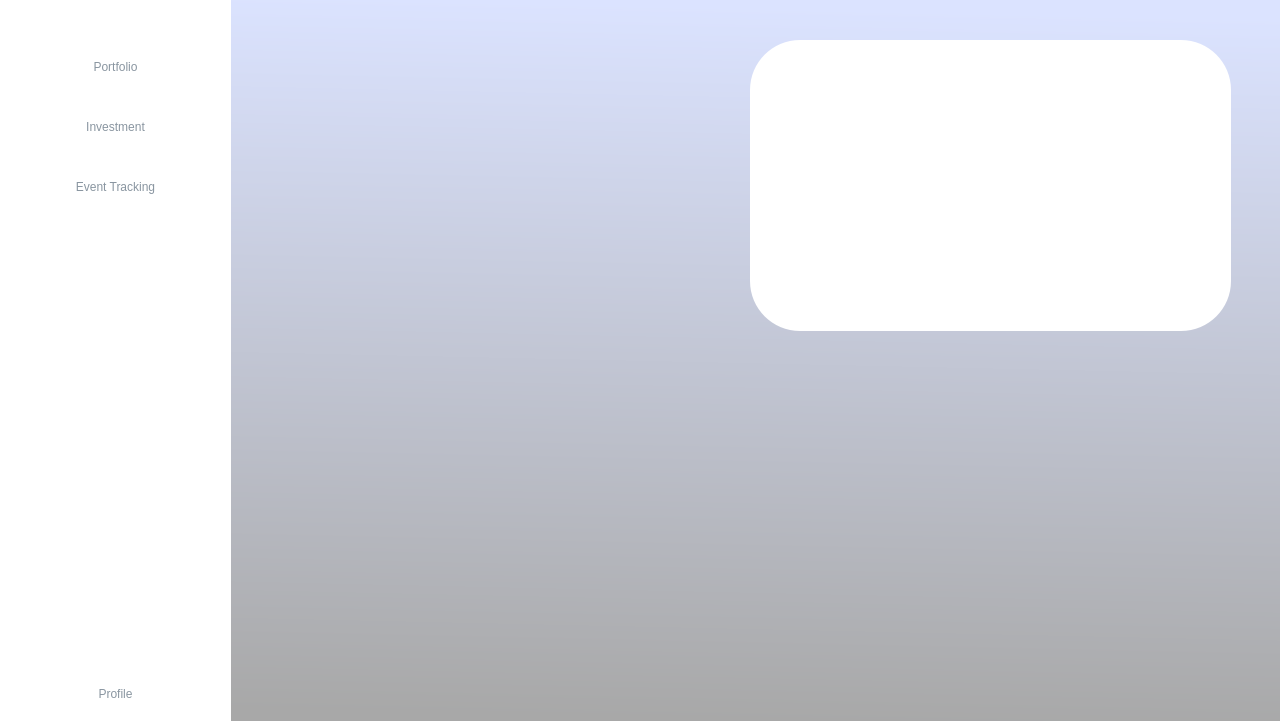
<?xml version="1.0" encoding="UTF-8"?>
<ui version="4.0">
 <class>MainWindow</class>
 <widget class="QMainWindow" name="MainWindow">
  <property name="geometry">
   <rect>
    <x>0</x>
    <y>0</y>
    <width>1280</width>
    <height>721</height>
   </rect>
  </property>
  <property name="windowTitle">
   <string>MainWindow</string>
  </property>
  <widget class="QWidget" name="centralwidget">
   <property name="styleSheet">
    <string notr="true">font: 95 12pt &quot;MS Shell Dlg 2&quot;;</string>
   </property>
   <widget class="QWidget" name="widget_2" native="true">
    <property name="geometry">
     <rect>
      <x>230</x>
      <y>0</y>
      <width>1051</width>
      <height>721</height>
     </rect>
    </property>
    <property name="styleSheet">
     <string notr="true">background-color: qlineargradient(spread:pad, x1:0.517, y1:0.0113636, x2:0.482, y2:1, stop:0 rgba(219, 227, 255, 255), stop:1 rgba(168, 168, 168, 255));</string>
    </property>
    <widget class="QWidget" name="widget_3" native="true">
     <property name="geometry">
      <rect>
       <x>520</x>
       <y>40</y>
       <width>481</width>
       <height>291</height>
      </rect>
     </property>
     <property name="styleSheet">
      <string notr="true">background-color: rgb(255, 255, 255);
border-radius: 50px;</string>
     </property>
    </widget>
   </widget>
   <widget class="QWidget" name="widget" native="true">
    <property name="geometry">
     <rect>
      <x>0</x>
      <y>0</y>
      <width>231</width>
      <height>721</height>
     </rect>
    </property>
    <property name="styleSheet">
     <string notr="true">background-color: rgb(255, 255, 255);
font: 75 11pt &quot;MS Shell Dlg 2&quot;;


</string>
    </property>
    <layout class="QVBoxLayout" name="verticalLayout_2">
     <item>
      <widget class="QLabel" name="label">
       <property name="text">
        <string/>
       </property>
       <property name="pixmap">
        <pixmap resource="resource.qrc">:/icons/image/wallet_855279 2.png</pixmap>
       </property>
       <property name="scaledContents">
        <bool>false</bool>
       </property>
       <property name="alignment">
        <set>Qt::AlignCenter</set>
       </property>
      </widget>
     </item>
     <item>
      <spacer name="horizontalSpacer">
       <property name="orientation">
        <enum>Qt::Horizontal</enum>
       </property>
       <property name="sizeHint" stdset="0">
        <size>
         <width>40</width>
         <height>20</height>
        </size>
       </property>
      </spacer>
     </item>
     <item>
      <widget class="QPushButton" name="pushButton_2">
       <property name="styleSheet">
        <string notr="true">QPushButton {
	color: #8995A0;
	margin: 20px;
	border: none;
	opacity: 0.3;
}

QPushButton:hover {
	color: #2576EC;
	opacity: 1;
}

</string>
       </property>
       <property name="text">
        <string>Portfolio</string>
       </property>
       <property name="icon">
        <iconset resource="resource.qrc">
         <normaloff>:/icons/image/home 1.png</normaloff>:/icons/image/home 1.png</iconset>
       </property>
       <property name="iconSize">
        <size>
         <width>25</width>
         <height>25</height>
        </size>
       </property>
      </widget>
     </item>
     <item>
      <widget class="QPushButton" name="pushButton_3">
       <property name="styleSheet">
        <string notr="true">QPushButton {
	color: #8995A0;
	margin: 20px;
	border: none;
	opacity: 0.3;
}

QPushButton:hover {
	color: #2576EC;
	opacity: 1;
}</string>
       </property>
       <property name="text">
        <string>Investment</string>
       </property>
       <property name="icon">
        <iconset resource="resource.qrc">
         <normaloff>:/icons/image/profit 1.png</normaloff>:/icons/image/profit 1.png</iconset>
       </property>
       <property name="iconSize">
        <size>
         <width>25</width>
         <height>25</height>
        </size>
       </property>
      </widget>
     </item>
     <item>
      <widget class="QPushButton" name="pushButton">
       <property name="styleSheet">
        <string notr="true">QPushButton {
	color: #8995A0;
	margin: 20px;
	border: none;
	opacity: 0.3;
}

QPushButton:hover {
	color: #2576EC;
	opacity: 1;
}</string>
       </property>
       <property name="text">
        <string>Event Tracking</string>
       </property>
       <property name="icon">
        <iconset resource="resource.qrc">
         <normaloff>:/icons/image/profiles 1.png</normaloff>:/icons/image/profiles 1.png</iconset>
       </property>
       <property name="iconSize">
        <size>
         <width>25</width>
         <height>25</height>
        </size>
       </property>
      </widget>
     </item>
     <item>
      <spacer name="verticalSpacer">
       <property name="orientation">
        <enum>Qt::Vertical</enum>
       </property>
       <property name="sizeHint" stdset="0">
        <size>
         <width>20</width>
         <height>40</height>
        </size>
       </property>
      </spacer>
     </item>
     <item>
      <widget class="QPushButton" name="pushButton_4">
       <property name="styleSheet">
        <string notr="true">QPushButton {
	color: #8995A0;
	margin: 20px;
	border: none;
	opacity: 0.3;
}

QPushButton:hover {
	color: #2576EC;
	opacity: 1;
}</string>
       </property>
       <property name="text">
        <string>Profile</string>
       </property>
       <property name="icon">
        <iconset>
         <normaloff>ui/image/setting 1.png</normaloff>ui/image/setting 1.png</iconset>
       </property>
      </widget>
     </item>
    </layout>
   </widget>
  </widget>
 </widget>
 <resources>
  <include location="resource.qrc"/>
 </resources>
 <connections/>
</ui>
